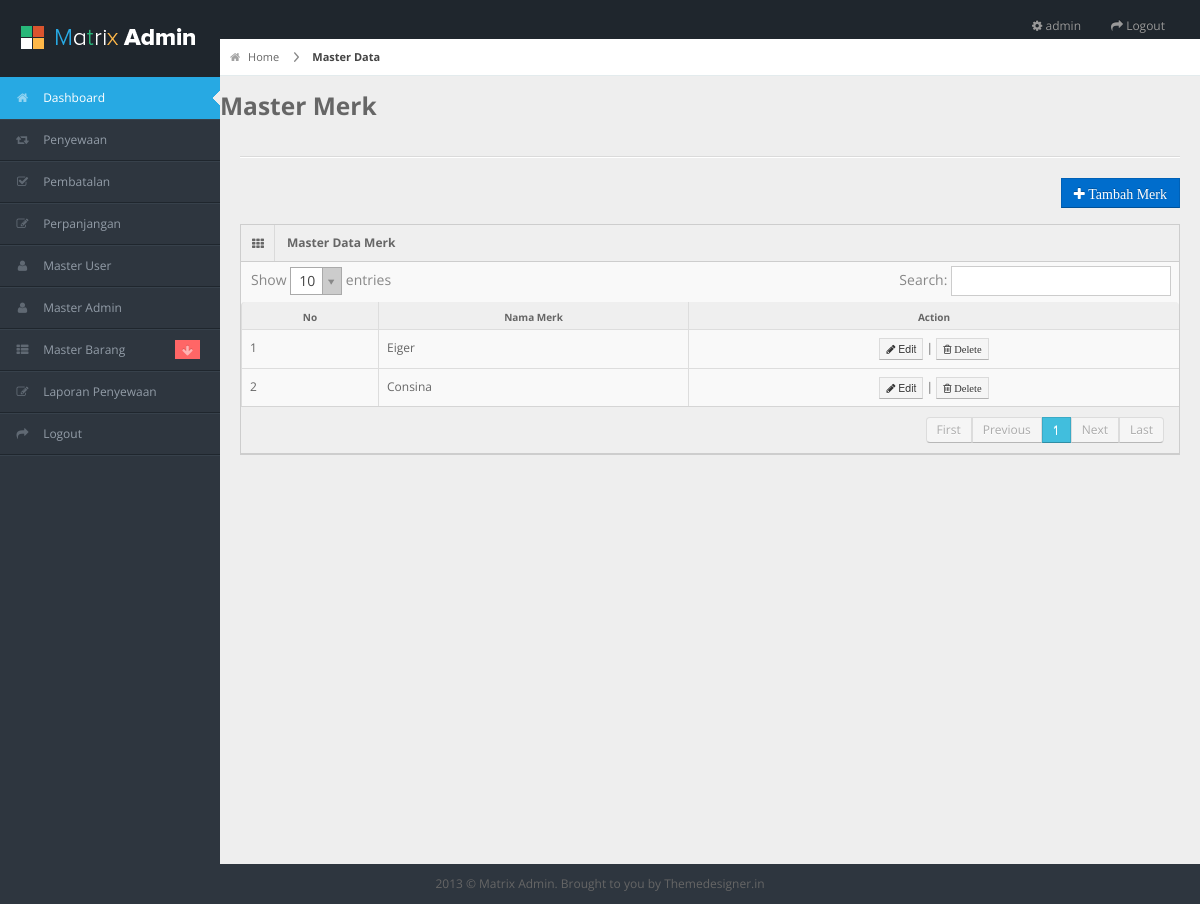
Page /admin/pages/kelola_merk.php (signed in) on the earlier database version.
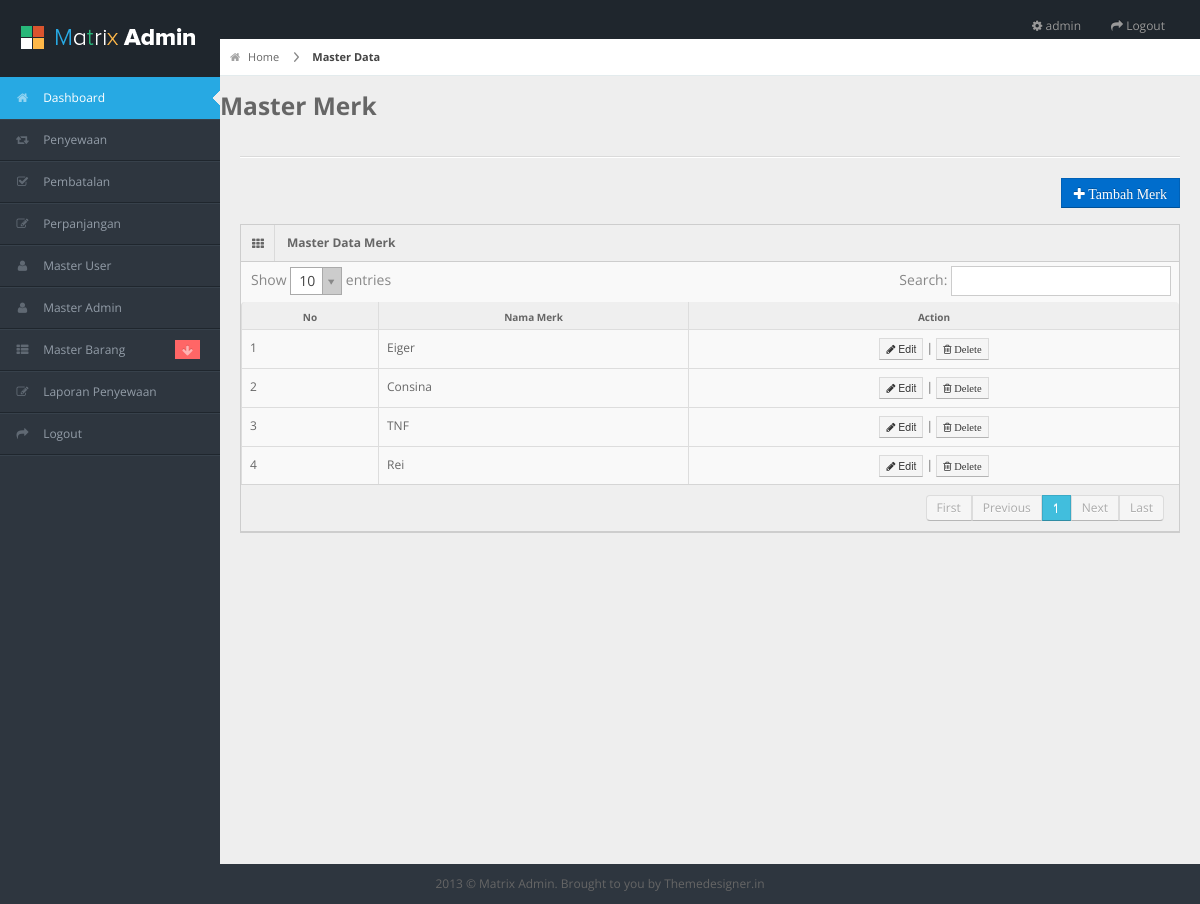
Same page on the later database version.
### tables this page shows
CREATE TABLE IF NOT EXISTS `m_merk` (
  `id_merk` int(11) NOT NULL,
  `nama_merk` varchar(255) DEFAULT NULL
);

### admin/pages/kelola_merk.php (the view, shortened to what this page needs)
<?php include 'header.php'; ?>
<?php include 'nav.php'; ?>
<div id="content">
	<div id="content-header">
		<div id="breadcrumb"> <a href="#" title="Go to Home" class="tip-bottom"><i class="icon-home"></i> Home</a> <a href="#" class="current">Master Data</a> </div>
		<h3>Master Merk</h3>
	</div>
	<div class="container-fluid">
		<hr>
		<div class="row-fluid">
			<div class="row">
				<div class="pull-right">
					<button class="btn btn-primary" data-toggle="modal" data-target="#myModal"> <i class="icon-plus"> Tambah Merk</i></button>
				</div>
			</div>
			<div class="widget-box">
				<div class="widget-title"> <span class="icon"><i class="icon-th"></i></span>
					<h5>Master Data Merk</h5>
				</div>
				<div class="widget-content nopadding">
					<table class="table table-bordered data-table">
						<thead>
							<tr>
								<th>No</th>
								<th>Nama Merk</th>
								<th>Action</th>
							</tr>
						</thead>
						<tbody>
							<?php
							$no=1;
							$sql = mysql_query("SELECT * FROM m_merk");
							while($row = mysql_fetch_array($sql)){
								?>
								<tr>
									<form action="" method="POST">
										<td><?php echo $no; ?></td>
										<td><?php echo $row['nama_merk']; ?></td>
										<td style="text-align: center;">
											<a href="edit_merk.php?id_merk=<?php echo $row['id_merk']; ?>">
												<button type="button" class="btn btn-mini btn-default">
													<i class="icon-pencil"></i> Edit</button></a> |
													<button type="submit" name="delete" class="btn btn-mini btn-default"> <i class="icon-trash"> Delete </i></button>
												</td>
											</form>
										</tr>
										<?php $no++; } ?>
									</tbody>
								</table>
							</div>
						</div>
					</div>
				</div>
			</div>
			<?php include 'footer.php'; ?>

Differences in the rows shown:
added m_merk: nama_merk "TNF"
added m_merk: nama_merk "Rei"
